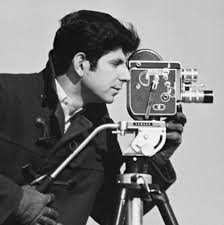
#> input picture 007 - Canny Edge Detector/images/cm.jpg, 224 x 225 px, found by its file name
$ jupyter execute canny-edge-detector-opencv.ipynb   (shell and % lines are left out)
#> lines starting #> are read from the running program, lines starting #| are printed output that depends on the picture
[cell 1]
import cv2
import matplotlib.pyplot as plt
import numpy as np

[cell 2]
imgPath = '/home/thura/Desktop/computer-vision-and-DL/CV-course1/7 - Canny Edge Detector/images/cm.jpg'
img = plt.imread(imgPath)
#> img is the input picture: shape (225, 224, 3); min 0, max 255, mean 122.7

[cell 3]
plt.imshow(img, cmap='gray')

[cell 4]
Edge = cv2.Canny(img, 100, 250)
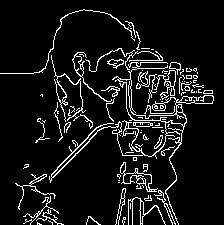
#> Edge: shape (225, 224); 8.7% white in thin lines or dots

[cell 5]
plt.subplot(121)
plt.imshow(img, cmap='gray')
plt.axis('off')
plt.subplot(122)
plt.imshow(Edge, cmap='gray')
plt.axis('off')
plt.show()
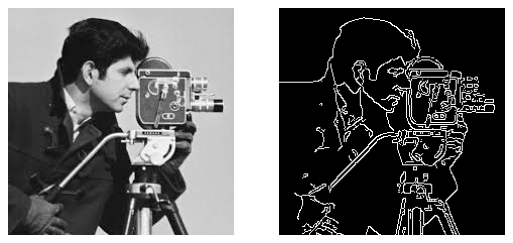
#> figure drawn by matplotlib, 2 panels
